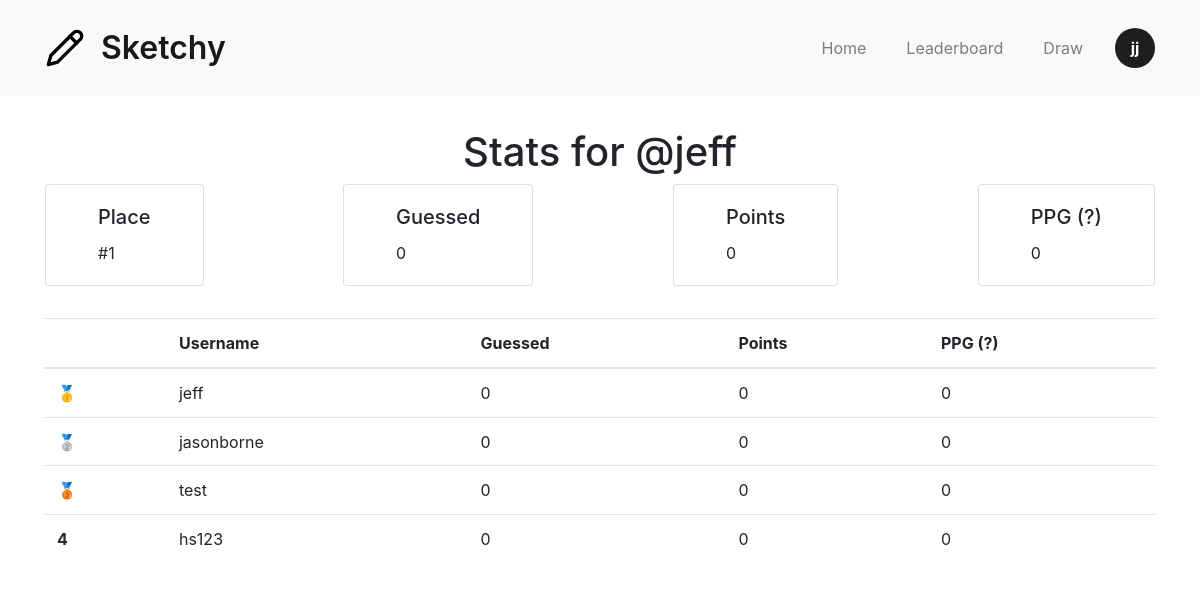
The page /leaderboard (signed in) on the database its author committed.
### app/models.py (models this page shows)
class User(UserMixin, db.Model):
    id = db.Column(db.Integer, primary_key=True)
    first_name = db.Column(db.String(50), nullable=False)
    last_name = db.Column(db.String(50), nullable=False)
    username = db.Column(db.String(50), unique=True, nullable=False)
    email = db.Column(db.String(120), unique=True, nullable=False)
    pwd = db.Column(db.String(300), nullable=False)
    guessed = db.Column(db.Integer, default=0)
    points = db.Column(db.Integer, default=0)
    sketches = db.relationship('Sketch', backref='author', lazy='dynamic')

### app/routes.py (the view)
@app.route('/leaderboard')
@login_required
def leaderboard():
    leaderboard = db.session.execute(
        db.select(User).order_by(User.points.desc()).limit(200)
    ).scalars().all()  # Make sure to convert to list if necessary
    current_user_rank = next(
        (index + 1 for index, user in enumerate(leaderboard) if user.id == current_user.id),
        None
    )
    return render_template('leaderboard.html', leaderboard=leaderboard, current_user_rank=current_user_rank)

### app/routes.py (called while the page is built)
@login_manager.user_loader
def load_user(user_id):
    return db.session.get(User, user_id)

### app/templates/leaderboard.html (shortened to what this page needs)
{% extends "layout.html" %}
{% block head %}
    {{ super() }}
    <link rel="stylesheet" href="{{ url_for('static', filename='css/leaderboard.css') }}">
{% endblock %}
{% block content %}
    <h1>Stats for @{{ current_user.username }}</h1>
    <div class="stats-grid">
        <div class="card">
            <div class="card-body">
                <h5 class="card-title">Place</h5>
                <p class="card-text">#{{current_user_rank}}</p>
            </div>
        </div>
        <div class="card">
            <div class="card-body">
                <h5 class="card-title">Guessed</h5>
                <p class="card-text">{{current_user.guessed}}</p>
            </div>
        </div>
        <div class="card">
            <div class="card-body">
                <h5 class="card-title">Points</h5>
                <p class="card-text">{{current_user.points}}</p>
            </div>
        </div>
        <div class="card">
            <div class="card-body">
                <h5 class="card-title">PPG (?)</h5>
                <p class="card-text">{{current_user.points / current_user.guessed if current_user.guessed else 0}}</p>
            </div>
        </div>
    </div>
    <table class="table">
        <thead>
            <tr>
                <th scope="col"></th>
                <th scope="col">Username</th>
                <th scope="col">Guessed</th>
                <th scope="col">Points</th>
                <th scope="col">PPG (?)</th>
            </tr>
        </thead>
        <tbody>
            {% for user in leaderboard %}
            <tr>
                <th scope="row centered">
                    {% if loop.index == 1 %}
                        🥇
                    {% elif loop.index == 2 %}
                        🥈
                    {% elif loop.index == 3 %}
                        🥉
                    {% else %}
                        {{loop.index}}
                    {% endif %}
                </th>
                <td>{{user.username}}</td>
                <td>{{user.guessed}}</td>
                <td>{{user.points}}</td>
                <td>{{user.points / user.guessed if user.guessed else 0}}</td>
            </tr>
            <tr>
            {% endfor %}
        </tbody>
    </table>
{% endblock %}

### app/templates/layout.html (shortened to what this page needs)
<!DOCTYPE html>
<html lang="en">
	<head>
        {% block head %}
            <link rel="stylesheet" href="https://stackpath.bootstrapcdn.com/bootstrap/4.5.2/css/bootstrap.min.css">
            <link rel="stylesheet" href="{{ url_for('static', filename='css/style.css') }}">
        {% endblock %}
	</head>
	<body >
        <header>
            <nav class="navbar navbar-expand-sm navbar-light bg-light">
                <div class="container">
                    <a class="navbar-brand" href="/">
                        <img src="{{ url_for('static', filename='images/logo.svg') }}" alt="sketchy logo"/>
                        Sketchy
                    </a>
                    <div class="collapse navbar-collapse" id="navbarNav">
                        <ul class="navbar-nav ml-auto">
                            <li class="nav-item"><a class="nav-link" href="{{ url_for('index') }}">Home</a></li>
                            <li class="nav-item"><a class="nav-link" href="{{ url_for('leaderboard') }}">Leaderboard</a></li>
                            <li class="nav-item"><a class="nav-link" href="{{ url_for('draw') }}">Draw</a></li>
                            {% if current_user.is_authenticated %}
                                <div class="nav-item dropdown avatar">
                                    <a href="#" role="button" id="avatar-dropdown" data-toggle="dropdown" aria-haspopup="true" aria-expanded="false">
                                        {{ current_user.first_name[0] }}{{ current_user.last_name[0] }}
                                    </a>
                                </div>
                            {% else %}
                                <a class="btn btn-primary" href="{{ url_for('login') }}" role="button">Login</a>
                            {% endif %}
                        </ul>
                    </div>
                </div>
            </nav>
        </header>
        <div class="container">{% block content %}{% endblock %}</div>
	</body>
</html>

### app/static/css/style.css (style rules this page uses)
:root { --primary: #ffffff; --accent: #1E1E1E; --black: #171717; --border: rgba(221, 221, 221, 0.2); --transition-time: 150ms; --border-radius: 0.3em; font-family: 'Inter', sans-serif;; }
body { margin: 0; }
.navbar { height: 6rem; }
.navbar-brand { display: flex; align-items: center; justify-content: center; gap: 1rem; font-weight: 600; font-size: 2rem; }
.navbar-brand > img { width: 2.5rem; height: 2.5rem; }
.navbar-nav { gap: 1.5rem; }
div.avatar { display: flex; justify-content: center; align-items: center; width: 2.5em; height: 2.5em; background-color: var(--accent); text-align: center; border-radius: 50%; cursor: pointer; }
div.avatar > a { color: var(--primary); font-weight: bold; }

### app/static/css/leaderboard.css (style rules this page uses)
.stats-grid { display: flex; flex-direction: row; justify-content: space-between; align-items: center; padding-bottom: 2rem; }
.card { padding: 0 2rem; }
h1 { text-align: center; padding-top: 2rem;; }

### rows shown on the page
User: first_name "j", last_name "j", username "jeff", guessed "0", points "0", user.points/user.guessedifuser.guessedelse0 "0"
User: username "jasonborne", guessed "0", points "0", user.points/user.guessedifuser.guessedelse0 "0"
User: username "test", guessed "0", points "0", user.points/user.guessedifuser.guessedelse0 "0"
User: username "hs123", guessed "0", points "0", user.points/user.guessedifuser.guessedelse0 "0"

### other values the page prints
{{ current_user_rank }} "1"
